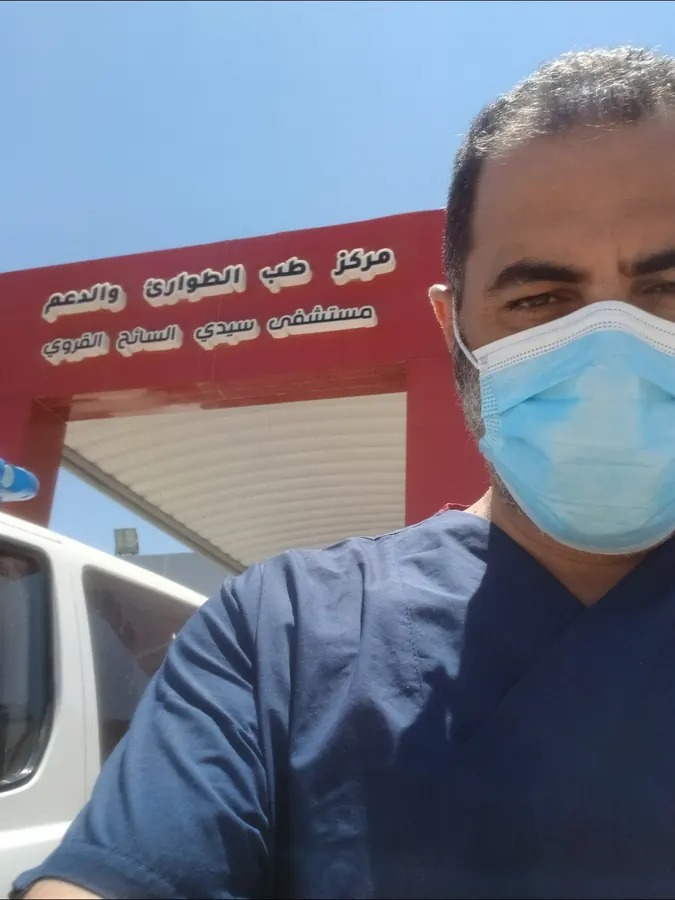
#> input picture media/dr-rajab-alsaeh-hospital.jpg, 675 x 900 px, given in place of logo.png, which was not available
$ python infographic_khabsh.py
#> lines starting #> are read from the running program, lines starting #| are printed output that depends on the picture; after the words box and inside, x2 and y2 are one past the last pixel; in counts of white or black regions, pixels touching at a corner belong together
from PIL import Image, ImageDraw, ImageFont, ImageEnhance, ImageOps
W,H=1080,1350
NAVY=(16,30,64); NAVY2=(26,43,76); GOLD=(197,160,89); IVORY=(250,248,245); RED=(196,62,62); REDBG=(58,30,44); GRN=(46,150,96); GRNBG=(24,58,52)
FB='/usr/share/fonts/truetype/noto/NotoKufiArabic-Bold.ttf'; FR='/usr/share/fonts/truetype/noto/NotoSansArabic-Bold.ttf'; FN='/usr/share/fonts/truetype/noto/NotoSansArabic-Regular.ttf'
f=lambda p,s: ImageFont.truetype(p,s,layout_engine=ImageFont.Layout.RAQM)
im=Image.new('RGB',(W,H),NAVY); d=ImageDraw.Draw(im)
#> after `im = Image.new('RGB', (W, H), NAVY)`:
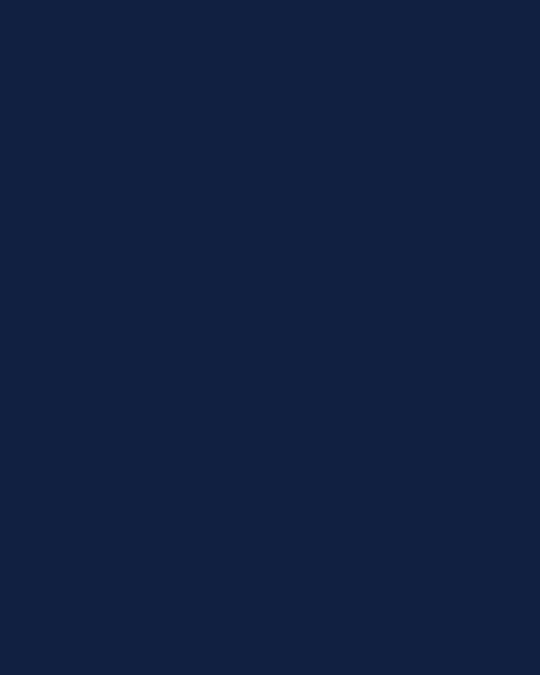
#> im: PIL image 1080x1350 RGB (shown at 1/2 size); mean R, G, B 16, 30, 64
for y in range(H):
    t=y/H; d.line([(0,y),(W,y)],fill=tuple(int(NAVY[i]*(1-t)+NAVY2[i]*t) for i in range(3)))
def wrap(text,font,maxw):
    words=text.split(); lines=[]; cur=''
    for w in words:
        t=(cur+' '+w).strip()
        if d.textlength(t,font=font,direction='rtl')<=maxw: cur=t
        else: lines.append(cur); cur=w
    lines.append(cur); return lines
# title
lg=Image.open('/home/user/dr-rajab-legal/media/logo.png').convert('RGBA'); lg.thumbnail((110,110)); im.paste(lg,(40,30),lg)
#> after `lg.thumbnail((110, 110))`:
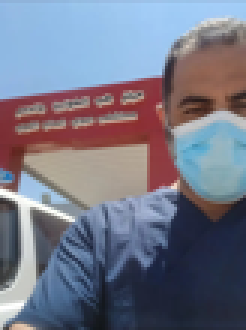
#> lg: PIL image 82x110 RGBA (shown 3 times larger); mean R, G, B, A 116.2, 118.7, 135, 255
d.text((W/2,175),'خبش صغير في رجلك، لوين ممكن يوصل؟',font=f(FB,46),fill=IVORY,anchor='mm',direction='rtl')
def section(y0,title,items,col,bg,numfont=34):
    tf=f(FB,38); itf=f(FR,33)
    # measure
    blocks=[wrap(t,itf,760) for t in items]
#> after the loop in wrap, `for w in words:`: lines = []
#> the loop in wrap (call 2), `for w in words:` made 9 passes
#> (w, t, cur) on passes 1 to 8: ('بعد', 'بعد', 'بعد'), ('كم', 'بعد كم', 'بعد كم'), ('يوم', 'بعد كم يوم', 'بعد كم يوم'), ('يتغير', 'بعد كم يوم يتغير', 'بعد كم يوم يتغير'), ('لونه', 'بعد كم يوم يتغير لونه', 'بعد كم يوم يتغير لونه'), ('ويقعد', 'بعد كم يوم يتغير لونه ويقعد', 'بعد كم يوم يتغير لونه ويقعد'), ('أحمر', 'بعد كم يوم يتغير لونه ويقعد أحمر', 'بعد كم يوم يتغير لونه ويقعد أحمر'), ('أو', 'بعد كم يوم يتغير لونه ويقعد أحمر أو', 'بعد كم يوم يتغير لونه ويقعد أحمر أو')
#> blocks = 4 items
    h=80+sum(len(b)*46+26 for b in blocks)+10
#> h = 424
    d.rounded_rectangle([50,y0,W-50,y0+h],radius=28,fill=bg,outline=col,width=4)
    d.text((W-90,y0+45),title,font=tf,fill=col,anchor='rm',direction='rtl')
    y=y0+90
    for i,b in enumerate(blocks):
        cy=y+ (len(b)*46)/2 -6
        d.ellipse([W-140,cy-26,W-88,cy+26],fill=col); d.text((W-114,cy),str(i+1),font=f(FB,numfont),fill=IVORY,anchor='mm')
        for j,l in enumerate(b): d.text((W-165,y+j*46),l,font=itf,fill=IVORY,anchor='ra',direction='rtl')
        y+=len(b)*46+26
#> this loop made 4 passes
#> (cy, y) on passes 2 to 4: (394, 449), (489, 567), (584, 639)
#> (b, cy, y) on pass 1: (['خبش صغير ما تشبحاش وما تحسش بيه'], 322, 377)
#> after the loop, y = 639
    return y0+h
red=['خبش صغير ما تشبحاش وما تحسش بيه','بعد كم يوم يتغير لونه ويقعد أحمر أو ينتفخ','بعد أسبوع ولا أكتر ممكن يلتهب الجرح، ممكن يولي قرحة قدم سكري عميقة','آخر شيء والعياذ بالله إن الإنسان يوصل لمرحلة البتر']
grn=['افحص رجليك كل يوم','لو لقيت خبش في مرحلة مبكرة تمشي للطبيب في أسرع وقت','العلاج سهل والخطر أقل لما أنت تهتم بنفسك']
y=section(215,'لو ما انتبهتش',red,RED,REDBG)
#> y = 639
y=section(y+22,'لما تنتبه لروحك',grn,GRN,GRNBG)
#> the loop in section (call 2), `for i,b in enumerate(blocks):` made 3 passes
#> (b, cy, y) on passes 1, 3: (['افحص رجليك كل يوم'], 768, 823), (['العلاج سهل والخطر أقل لما أنت تهتم بنفسك'], 958, 1013)
#> (cy, y) on pass 2: (863, 941)
#> y = 1013
# footer with photo
ph=ImageOps.exif_transpose(Image.open('/home/user/dr-rajab-legal/media/dr-rajab-white-coat.png')).convert('RGB')
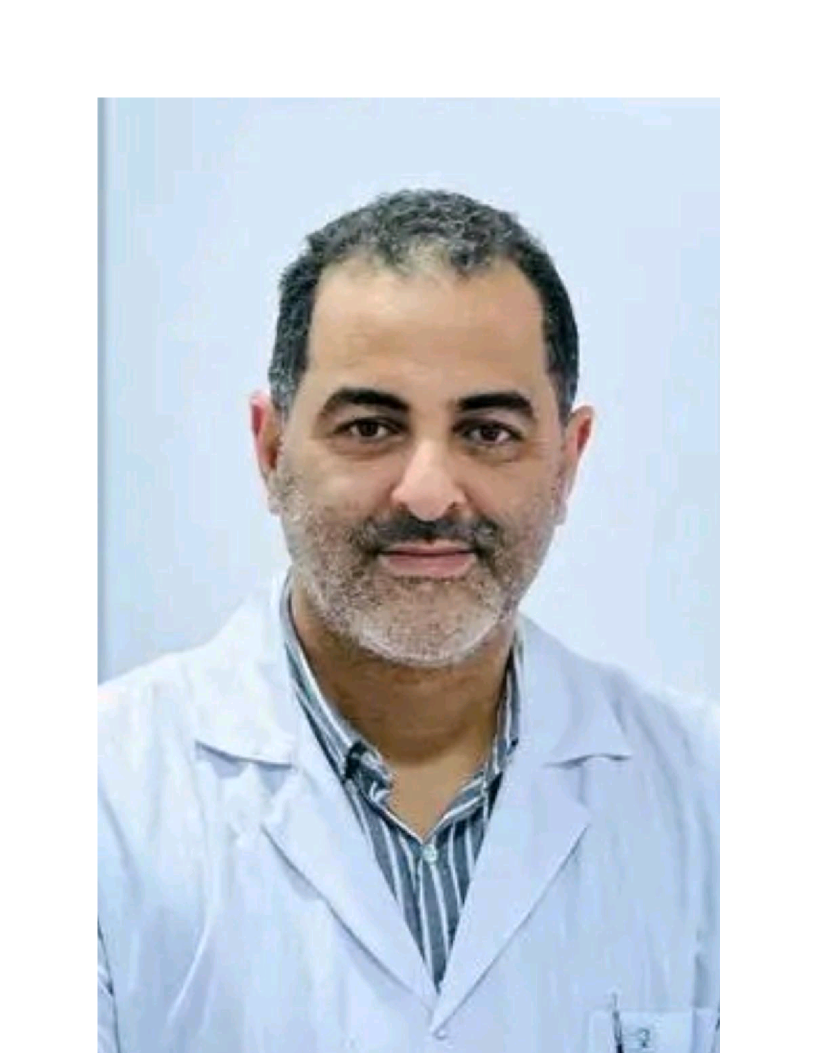
#> input picture media/dr-rajab-white-coat.png, 1627 x 2105 px, found by its file name (shown at 1/2 size)
#> ph is the input picture: PIL image 1627x2105 RGB; mean R, G, B 205.4, 211.3, 219.3
print(ph.size); ph=ph.crop((340,330,1340,1330)); pass
#| (1627, 2105)
s=230; ph=ph.resize((s,s)); m=Image.new('L',(s,s),0); ImageDraw.Draw(m).ellipse([0,0,s-1,s-1],fill=255)
#> after `ph = ph.resize((s, s))`:
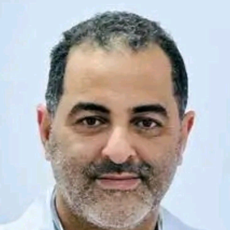
#> ph: PIL image 230x230 RGB; mean R, G, B 178.9, 175.6, 176.3
#> after `m = Image.new('L', (s, s), 0)`: m: PIL image 230x230 L; every value is 0
#> after `ImageDraw.Draw(m).ellipse([0, 0, s - 1, s - 1], fill=255)`:
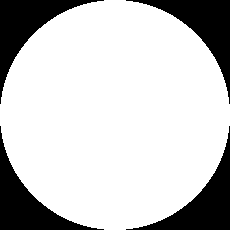
#> m: PIL image 230x230 L; 78.5% white; 4 black regions, box (x1, y1, x2, y2) and area: (0, 0, 104, 104) 2844, (126, 0, 230, 104) 2844, (0, 126, 104, 230) 2844, (126, 126, 230, 230) 2844
fy=y+25
#> fy = 1038
im.paste(ph,(W-60-s,fy),m); d.ellipse([W-60-s-4,fy-4,W-56,fy+s+4],outline=GOLD,width=5)
#> after `im.paste(ph, (W - 60 - s, fy), m)`:
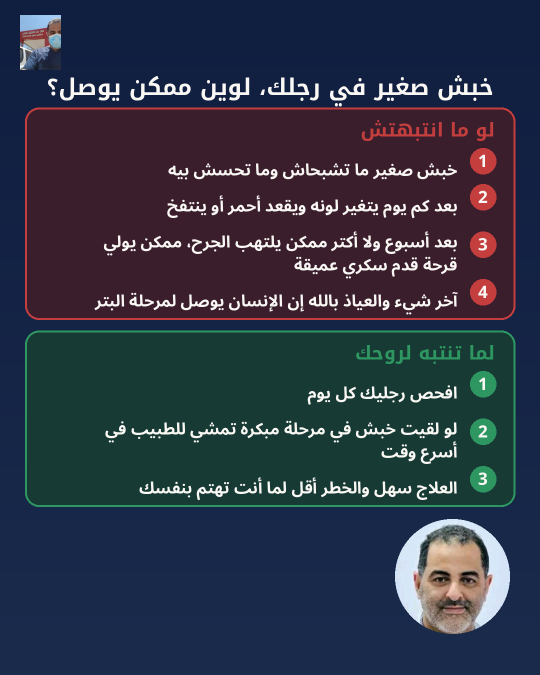
#> im: PIL image 1080x1350 RGB (shown at 1/2 size); mean R, G, B 47.2, 53.2, 69.2
d.text((W-60-s-25,fy+40),'د. رجب البربار',font=f(FR,40),fill=IVORY,anchor='rm',direction='rtl')
d.text((W-60-s-25,fy+92),'طبيب جراحة عامة والقدم السكري',font=f(FR,28),fill=GOLD,anchor='rm',direction='rtl')
d.rounded_rectangle([W-60-s-25-470,fy+135,W-60-s-25,fy+205],radius=40,fill=GOLD)
d.text((W-60-s-25-235,fy+170),'واتساب 0931210939',font=f(FB,28),fill=NAVY,anchor='mm',direction='rtl')
d.text((W/2,H-30),'معلومة توعوية لا تغني عن الكشف الطبي',font=f(FN,24),fill=(200,205,215),anchor='mm',direction='rtl')
print('bottom of content',fy+s, 'H',H)
#| bottom of content 1268 H 1350
im.save('/tmp/claude-0/-home-user-dr-rajab-legal/1cae6b2f-3d46-5bcc-a116-38cb49aff5b2/scratchpad/info/infographic-v2.png')
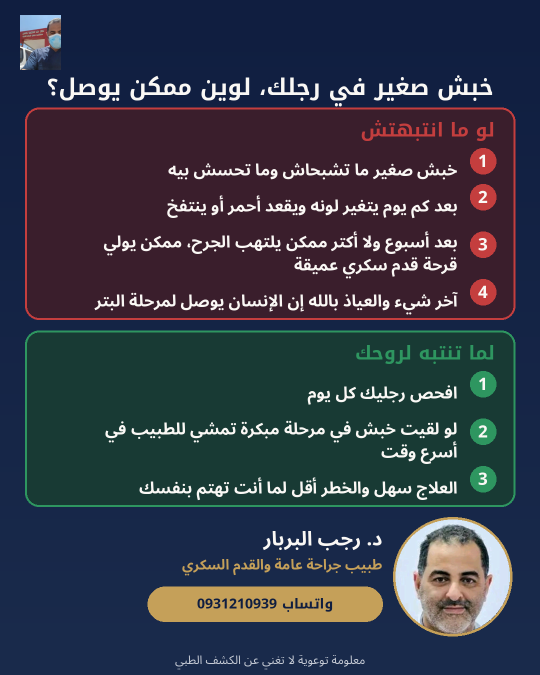
#> saved as infographic-v2.png: PIL image 1080x1350 RGB (shown at 1/2 size); mean R, G, B 52, 56.6, 69.9
